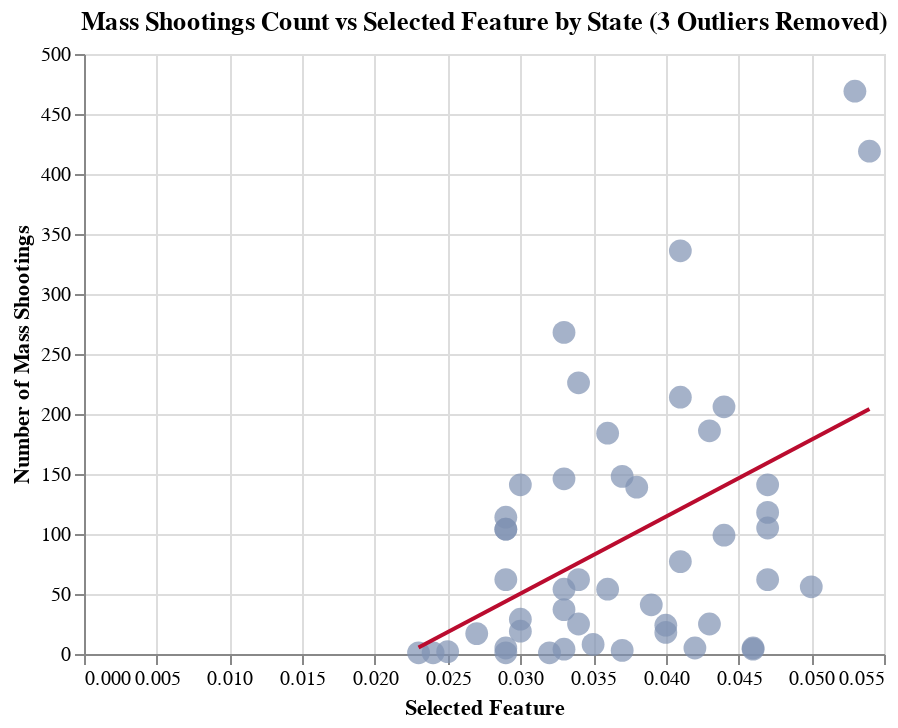

Notebook code for this chart:
### Code cell
single_select = alt.selection_point(empty='all', on='click')

scatter_plot2 = alt.Chart(filtered_data_all_features).transform_filter(
    feature_select
).mark_point(filled=True, size=130).encode(
    x=alt.X('Value:Q', title='Selected Feature'),
    y=alt.Y('Mass Shootings Count:Q', title='Number of Mass Shootings'),
     color=alt.condition(
        single_select, 
        alt.value('#7f92b2'), 
        alt.value('lightgray')  
    ),
    tooltip=['State:N', 'Selected Feature:N', 'Value:Q', 'Mass Shootings Count:Q']
).add_params(
    feature_select,
    single_select
)

trend_line2 = alt.Chart(filtered_data_all_features).transform_filter(
    feature_select
).transform_regression(
    'Value', 'Mass Shootings Count'
).mark_line(color='#BA0C2F').encode(
    x='Value:Q',
    y='Mass Shootings Count:Q'
)


final_chart2 = (scatter_plot2 + trend_line2).properties(
    width=400,
    height=300,
    title='Mass Shootings Count vs Selected Feature by State (3 Outliers Removed)'
)
final_chart2

### Figure 1 — Vega-Lite specification as saved in the notebook (floating-point values rounded to 4 significant figures; data arrays with more than 128 entries replaced by an {"elided": "..."} marker saying what was removed)
{"config": {"view": {"continuousWidth": 300, "continuousHeight": 300}}, "layer": [{"mark": {"type": "point", "filled": true, "size": 130}, "encoding": {"color": {"condition": {"param": "param_4", "value": "#7f92b2", "empty": true}, "value": "lightgray"}, "tooltip": [{"field": "State", "type": "nominal"}, {"field": "Selected Feature", "type": "nominal"}, {"field": "Value", "type": "quantitative"}, {"field": "Mass Shootings Count", "type": "quantitative"}], "x": {"field": "Value", "title": "Selected Feature", "type": "quantitative"}, "y": {"field": "Mass Shootings Count", "title": "Number of Mass Shootings", "type": "quantitative"}}, "name": "view_4", "transform": [{"filter": {"param": "param_3"}}]}, {"mark": {"type": "line", "color": "#BA0C2F"}, "encoding": {"x": {"field": "Value", "type": "quantitative"}, "y": {"field": "Mass Shootings Count", "type": "quantitative"}}, "transform": [{"filter": {"param": "param_3"}}, {"on": "Value", "regression": "Mass Shootings Count"}]}], "data": {"name": "data-870686ea1ed8dbcb1d616c0fde1a029e"}, "height": 300, "params": [{"name": "param_3", "select": {"type": "point", "fields": ["Selected Feature"]}, "bind": {"input": "select", "options": ["Unemployment Rate", "Arrested Ratio", "GDP per capita", "Population Density", "Poverty Rate"], "name": "Feature:"}, "value": "Unemployment Rate", "views": ["view_4"]}, {"name": "param_4", "select": {"type": "point", "on": "click"}, "views": ["view_4"]}], "title": "Mass Shootings Count vs Selected Feature by State (3 Outliers Removed)", "width": 400, "$schema": "https://vega.github.io/schema/vega-lite/v5.20.1.json", "datasets": {"data-870686ea1ed8dbcb1d616c0fde1a029e": {"elided": "240 records"}}}
